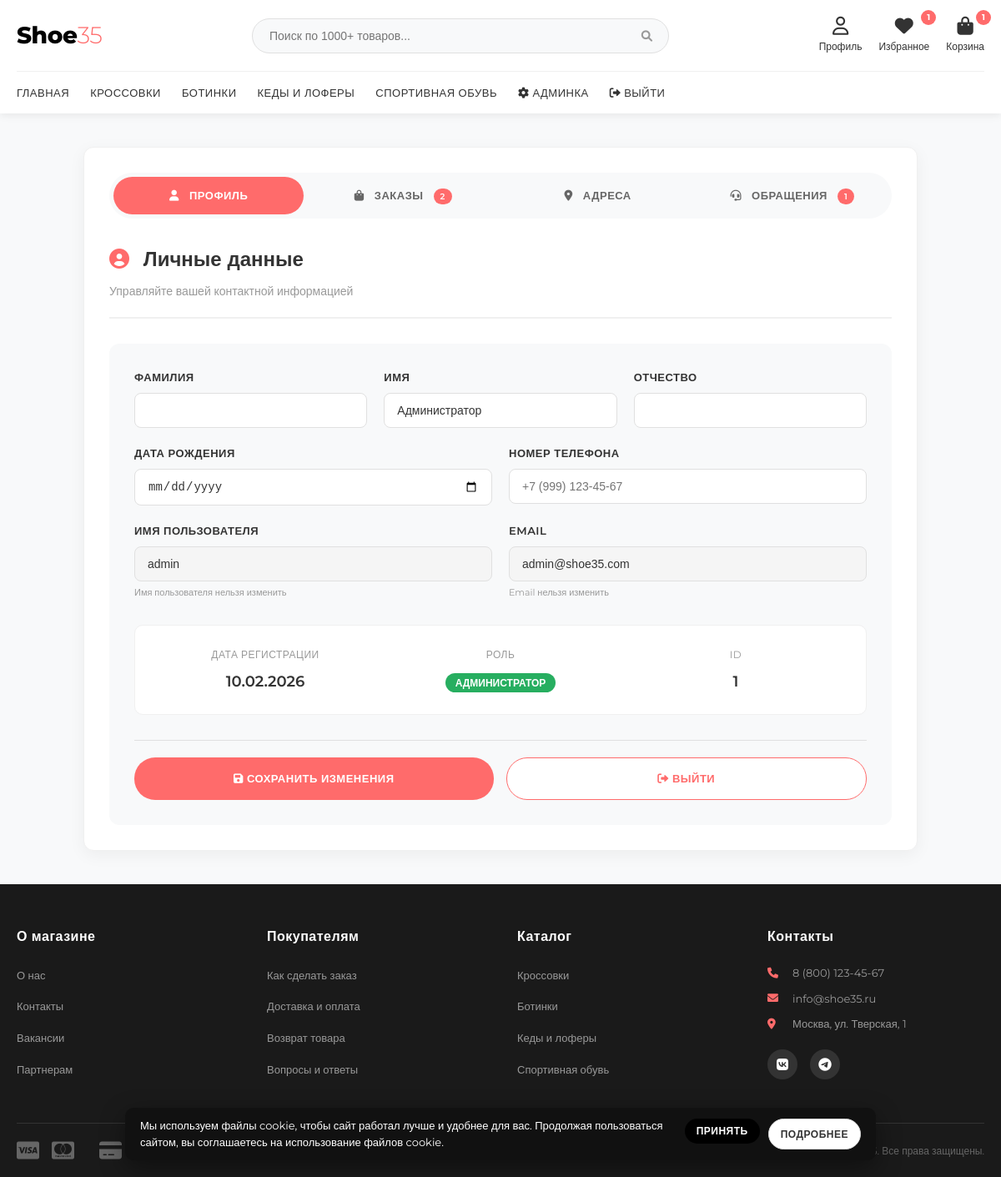
The app's page /profile (signed in), older data.
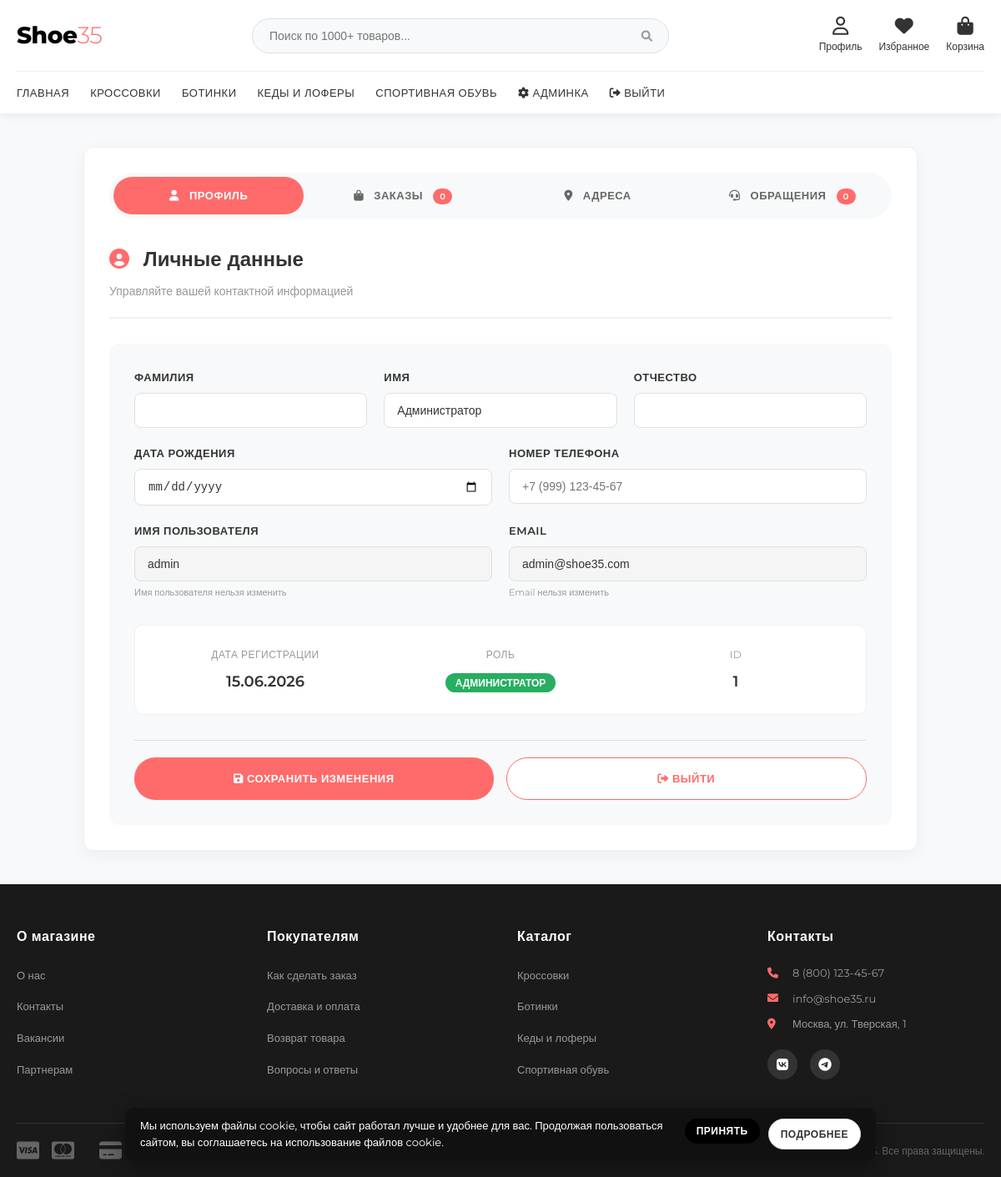
The same page, newer data.
### database.py (models this page shows, shortened)
class User(UserMixin, db.Model):
    id = db.Column(db.Integer, primary_key=True)
    username = db.Column(db.String(80), unique=True, nullable=False)
    email = db.Column(db.String(120), unique=True, nullable=False)
    password_hash = db.Column(db.String(200), nullable=False)
    first_name = db.Column(db.String(50))
    last_name = db.Column(db.String(50))
    middle_name = db.Column(db.String(50))
    phone = db.Column(db.String(20))
    birth_date = db.Column(db.Date)
    is_admin = db.Column(db.Boolean, default=False)
    created_at = db.Column(db.DateTime, default=datetime.utcnow)
    cart_items = db.relationship('CartItem', backref='user', lazy=True)
    addresses = db.relationship('UserAddress', backref='user', lazy=True)
    orders = db.relationship('Order', backref='user', lazy=True)
    support_tickets = db.relationship('SupportTicket', backref='user', lazy=True)
    reviews = db.relationship('Review', backref='author', lazy=True, cascade='all, delete-orphan')
    favorites = db.relationship('Favorite', backref='user', lazy=True, cascade='all, delete-orphan')

### app.py (the view)
@app.route('/profile')
@login_required
def profile():
    tab = request.args.get('tab', 'profile')
    cart_count = CartItem.query.filter_by(user_id=current_user.id).count()
    context = {
        'cart_count': cart_count,
        'active_tab': tab
    }
    if tab == 'profile':
        return render_template('auth/profile.html', **context)
    elif tab == 'orders':
        orders = Order.query.filter_by(user_id=current_user.id).order_by(
            Order.created_at.desc()
        ).all()
        context['orders'] = orders
        return render_template('auth/profile_orders.html', **context)
    elif tab == 'addresses':
        addresses = UserAddress.query.filter_by(user_id=current_user.id).order_by(
            UserAddress.is_default.desc()
        ).all()
        context['addresses'] = addresses
        return render_template('auth/profile_addresses.html', **context)
    elif tab == 'support':
        tickets = SupportTicket.query.filter_by(user_id=current_user.id).order_by(
            SupportTicket.created_at.desc()
        ).all()
        context['tickets'] = tickets
        return render_template('auth/profile_support.html', **context)
    elif tab == 'favorites':
        favorites = Favorite.query.filter_by(user_id=current_user.id).all()
        context['favorites'] = favorites
        return render_template('auth/profile_favorites.html', **context)
    return render_template('auth/profile.html', **context)

### app.py (called while the page is built)
@login_manager.user_loader
def load_user(user_id):
    return User.query.get(int(user_id))

### templates/auth/profile.html (shortened to what the changed rows need)
{% extends "base.html" %}
{% block content %}
<div class="profile-container">
    <div class="profile-tabs">
        <a href="{{ url_for('profile', tab='orders') }}"
           class="profile-tab {% if active_tab == 'orders' %}active{% endif %}">
            <i class="fas fa-shopping-bag"></i> Заказы
            <span class="tab-badge">{{ current_user.orders|length if current_user.orders else 0 }}</span>
        </a>
        <a href="{{ url_for('profile', tab='support') }}"
           class="profile-tab {% if active_tab == 'support' %}active{% endif %}">
            <i class="fas fa-headset"></i> Обращения
            <span class="tab-badge">{{ current_user.support_tickets|length if current_user.support_tickets else 0 }}</span>
        </a>
    </div>
    <div class="profile-content">
        <div class="profile-header">
            <h1><i class="fas fa-user-circle"></i> Личные данные</h1>
        </div>
        <div class="profile-info-card">
            <form method="POST" action="{{ url_for('update_profile') }}" class="profile-form">
                <div class="form-row">
                    <div class="form-group">
                        <label for="first_name">Имя</label>
                        <input type="text" id="first_name" name="first_name"
                               class="form-control" value="{{ current_user.first_name or '' }}" required>
                    </div>
                </div>
                <div class="form-row">
                    <div class="form-group">
                        <label for="username">Имя пользователя</label>
                        <input type="text" id="username" class="form-control"
                               value="{{ current_user.username }}" disabled>
                        <small class="form-text">Имя пользователя нельзя изменить</small>
                    </div>
                    <div class="form-group">
                        <label for="email">Email</label>
                        <input type="email" id="email" class="form-control"
                               value="{{ current_user.email }}" disabled>
                        <small class="form-text">Email нельзя изменить</small>
                    </div>
                </div>
                <div class="profile-stats">
                    <div class="stat-item">
                        <span class="stat-label">Дата регистрации</span>
                        <span class="stat-value">{{ current_user.created_at.strftime('%d.%m.%Y') }}</span>
                    </div>
                    <div class="stat-item">
                        <span class="stat-label">ID</span>
                        <span class="stat-value">{{ current_user.id }}</span>
                    </div>
                </div>
            </form>
        </div>
    </div>
</div>
{% endblock %}

Row changes from the older to the newer data that the page shows:
changed User "Администратор": created_at "10.02.2026" → "15.06.2026"
Text that changed along with them:
{{ current_user.orders|length if current_user.orders else 0 }}: "2" → "0"
{{ current_user.favorites|length }}: "1" → (not shown)
{{ cart_count }}: "1" → (not shown)
text no longer shown: "1"
text now shown: "0"
